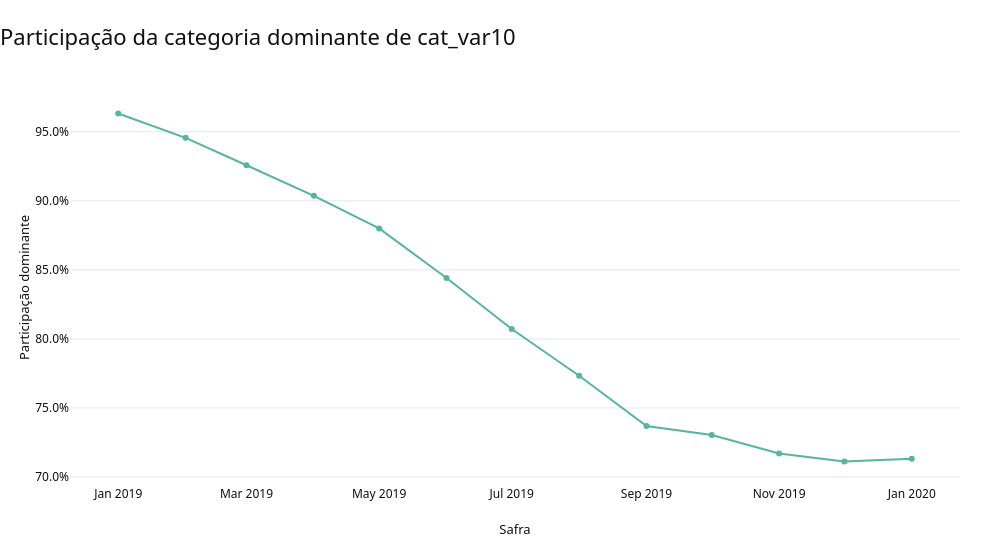

The code cell stored with this chart in its notebook:
### Code cell
estatisticas_numericas = (base.groupby('safra')[VARIAVEIS_NUMERICAS]
    .agg(['count', 'mean', 'median', 'std', 'min', lambda s: s.quantile(.25), lambda s: s.quantile(.75), 'max']))
estatisticas_numericas.columns = ['__'.join([a, {'<lambda_0>':'p25','<lambda_1>':'p75'}.get(b,b)])
                                   for a,b in estatisticas_numericas.columns]
estatisticas_numericas = estatisticas_numericas.reset_index()
registros_categorias = []
for variavel in VARIAVEIS_CATEGORICAS:
    for safra, grupo in base.groupby('safra'):
        frequencias = grupo[variavel].astype('string').fillna('__MISSING__').value_counts(normalize=True)
        categorias_ref = set(referencia[variavel].astype('string').fillna('__MISSING__').unique())
        categorias_atual = set(frequencias.index)
        registros_categorias.append({
            'variavel': variavel, 'safra': safra, 'cardinalidade': len(categorias_atual),
            'categoria_dominante': frequencias.index[0], 'participacao_dominante': frequencias.iloc[0],
            'categorias_raras_menor_1pct': int((frequencias < .01).sum()),
            'categorias_novas_vs_referencia': len(categorias_atual - categorias_ref),
            'categorias_ausentes_vs_referencia': len(categorias_ref - categorias_atual),
        })
tabela_estabilidade_categoricas = pd.DataFrame(registros_categorias)
display(estatisticas_numericas.head())
display(tabela_estabilidade_categoricas.query("variavel == 'cat_var10'").style.format({'participacao_dominante': '{:.2%}'}))
cat10 = tabela_estabilidade_categoricas.query("variavel == 'cat_var10'").sort_values('safra')
fig_cat10 = px.line(cat10, x='safra', y='participacao_dominante', markers=True)
fig_cat10.update_traces(line_color=CORES['principal'])
aplicar_layout_executivo(fig_cat10, 'Participação da categoria dominante de cat_var10',
                         titulo_eixo_x='Safra', titulo_eixo_y='Participação dominante', mostrar_legenda=False)
aplicar_eixo_percentual(fig_cat10)
fig_cat10.show()
salvar_grafico(fig_cat10, '01_07_cat_var10_concentracao', PASTA_FIGURAS, salvar_png=False)
display(Markdown(
    f"**Análise/Interpretação:** A categoria dominante de `cat_var10` cai de "
    f"**{cat10.iloc[0].participacao_dominante:.2%}** para **{cat10.iloc[-1].participacao_dominante:.2%}**. "
    "Há diversificação gradual da distribuição, e não desaparecimento abrupto da variável. As estatísticas numéricas "
    "e a tabela categórica exportada permitem revisar todas as features sem produzir dezenas de gráficos."
))

### Figure 1 — Plotly figure (JSON) as saved in the notebook; plotly's stock layout.template omitted (floating-point values rounded to 4 significant figures)
{"data": [{"hovertemplate": "safra=%{x}<br>participacao_dominante=%{y}<extra></extra>", "legendgroup": "", "line": {"color": "#54B69B", "dash": "solid"}, "marker": {"symbol": "circle"}, "mode": "lines+markers", "name": "", "orientation": "v", "showlegend": false, "type": "scatter", "x": ["2019-01-01T00:00:00.000000", "2019-02-01T00:00:00.000000", "2019-03-01T00:00:00.000000", "2019-04-01T00:00:00.000000", "2019-05-01T00:00:00.000000", "2019-06-01T00:00:00.000000", "2019-07-01T00:00:00.000000", "2019-08-01T00:00:00.000000", "2019-09-01T00:00:00.000000", "2019-10-01T00:00:00.000000", "2019-11-01T00:00:00.000000", "2019-12-01T00:00:00.000000", "2020-01-01T00:00:00.000000"], "xaxis": "x", "y": [0.9633, 0.9457, 0.9258, 0.9037, 0.88, 0.8442, 0.8072, 0.7733, 0.737, 0.7304, 0.7171, 0.7112, 0.7133], "yaxis": "y"}], "layout": {"height": 550, "hovermode": "closest", "legend": {"tracegroupgap": 0}, "showlegend": false, "title": {"text": "Participação da categoria dominante de cat_var10"}, "width": 1000, "xaxis": {"anchor": "y", "domain": [0.0, 1.0], "title": {"text": "Safra"}}, "yaxis": {"anchor": "x", "domain": [0.0, 1.0], "tickformat": ".1%", "title": {"text": "Participação dominante"}}}}
